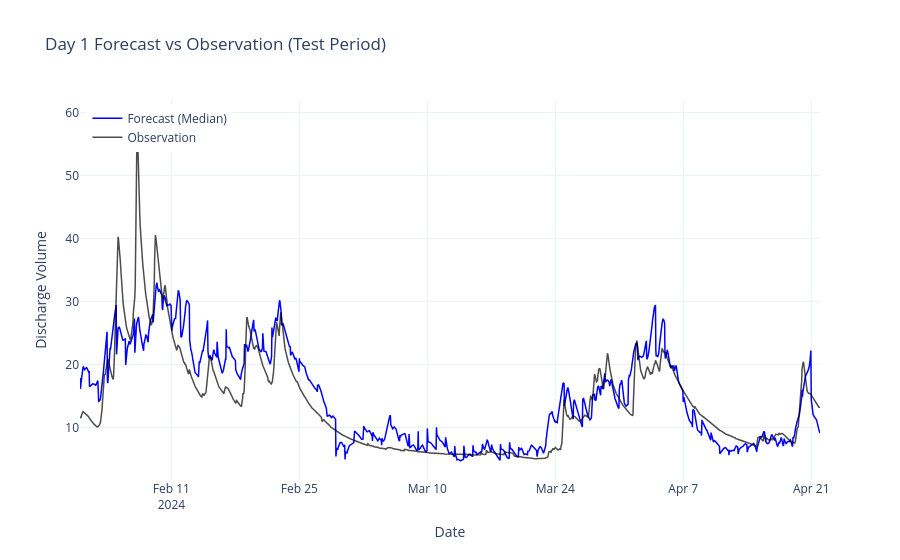
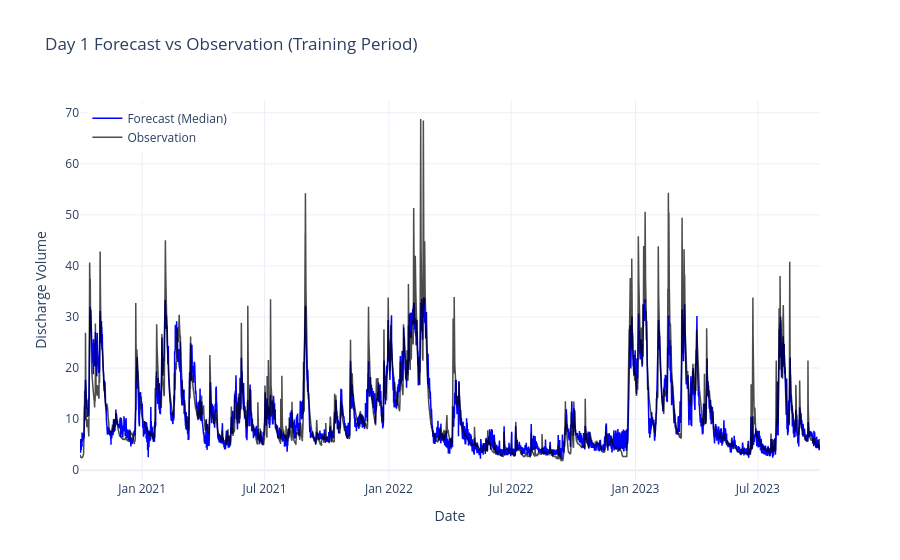

Notebook code for these charts, in order:
### Code cell
def process_results(run_dir, period, basin="DE2"):
    """Load and process results for a given period."""
    results_files = list(run_dir.glob(f"{period}/*/{period}_results.p"))
    if not results_files:
        raise FileNotFoundError(f"Could not find {period}_results.p in {run_dir}")
    
    results_file = results_files[0]
    print(f"Loading {period} results from: {results_file}")
    
    with open(results_file, "rb") as fp:
        results = pickle.load(fp)
        
    if basin not in results:
        basin = list(results.keys())[0]
        print(f"Basin {basin} not found, using: {basin}")
        
    ds = results[basin]['1h']['xr']
    
    # Process probabilistic or deterministic
    if 'samples' in ds.dims:
        print(f"Processing probabilistic {period} results...")
        quantiles = [0.05, 0.25, 0.5, 0.75, 0.95]
        ds_q = ds['discharge_vol_sim'].quantile(quantiles, dim='samples')
        df_q = ds_q.to_dataframe().reset_index()
        df_q = df_q.pivot(index=['date', 'time_step'], columns='quantile', values='discharge_vol_sim')
        df_q.columns = [f'q{int(q*100):02d}' for q in df_q.columns]
        df_q = df_q.reset_index()
        df_obs = ds['discharge_vol_obs'].to_dataframe().reset_index()
        df = pd.merge(df_q, df_obs, on=['date', 'time_step'], how='left')
        df['discharge_vol_sim'] = df['q50']
    else:
        print(f"Processing deterministic {period} results...")
        df = ds.to_dataframe().dropna().reset_index()
        
    # Calculate dates
    # date in ds is forecast_end_date
    df = df.rename(columns={'date': 'forecast_end_date'})
    
    # Use forecast horizon from config if available, else default to 240
    horizon = cfg.forecast_seq_length if 'cfg' in locals() else 240
    
    df["issue_date"] = df["forecast_end_date"] - pd.to_timedelta(horizon, unit="h")
    df["date"] = df["forecast_end_date"] + pd.to_timedelta(df["time_step"], unit="h")
    
    return df

def get_day_1_series(df):
    """Extracts the first 24 steps (Day 1) from each forecast issue."""
    df_sorted = df.sort_values(['issue_date', 'time_step'])
    day_1 = df_sorted.groupby('issue_date').head(24)
    day_1 = day_1.sort_values('date')
    return day_1

def plot_interactive_forecast(df, title):
    fig = go.Figure()
    
    # Add 90% CI
    if 'q05' in df.columns and 'q95' in df.columns:
        fig.add_trace(go.Scatter(
            x=pd.concat([df['date'], df['date'][::-1]]),
            y=pd.concat([df['q95'], df['q05'][::-1]]),
            fill='toself',
            fillcolor='rgba(0, 0, 255, 0.1)',
            line=dict(color='rgba(255,255,255,0)'),
            hoverinfo="skip",
            showlegend=True,
            name='90% CI'
        ))

    # Add 50% CI
    if 'q25' in df.columns and 'q75' in df.columns:
        fig.add_trace(go.Scatter(
            x=pd.concat([df['date'], df['date'][::-1]]),
            y=pd.concat([df['q75'], df['q25'][::-1]]),
            fill='toself',
            fillcolor='rgba(0, 0, 255, 0.2)',
            line=dict(color='rgba(255,255,255,0)'),
            hoverinfo="skip",
            showlegend=True,
            name='50% CI'
        ))
    
    # Add Simulation Trace
    fig.add_trace(go.Scatter(
        x=df['date'], 
        y=df['discharge_vol_sim'],
        mode='lines',
        name='Forecast (Median)',
        line=dict(color='blue', width=1.5)
    ))
    
    # Add Observation Trace
    if 'discharge_vol_obs' in df.columns:
        fig.add_trace(go.Scatter(
            x=df['date'], 
            y=df['discharge_vol_obs'],
            mode='lines',
            name='Observation',
            line=dict(color='black', width=1.5, dash='solid'),
            opacity=0.7
        ))
    
    fig.update_layout(
        title=title,
        xaxis_title='Date',
        yaxis_title='Discharge Volume',
        template='plotly_white',
        hovermode='x unified',
        legend=dict(yanchor="top", y=0.99, xanchor="left", x=0.01)
    )
    fig.show()

# Process and Plot Test Results
sim_test = process_results(latest_run_dir, "test")
day_1_test = get_day_1_series(sim_test)
plot_interactive_forecast(day_1_test, f'Day 1 Forecast vs Observation (Test Period)')

# Process and Plot Train Results
sim_train = process_results(latest_run_dir, "train")
day_1_train = get_day_1_series(sim_train)
plot_interactive_forecast(day_1_train, f'Day 1 Forecast vs Observation (Training Period)')

### Figure 1 — Plotly figure (JSON) as saved in the notebook; plotly's stock layout.template omitted (floating-point values rounded to 4 significant figures; data arrays with more than 128 entries replaced by an {"elided": "..."} marker saying what was removed)
{"data": [{"line": {"color": "blue", "width": 1.5}, "mode": "lines", "name": "Forecast (Median)", "type": "scatter", "x": {"elided": "1944 str values"}, "y": {"elided": "1944 float values"}}, {"line": {"color": "black", "dash": "solid", "width": 1.5}, "mode": "lines", "name": "Observation", "opacity": 0.7, "type": "scatter", "x": {"elided": "1944 str values"}, "y": {"elided": "1944 float values"}}], "layout": {"hovermode": "x unified", "legend": {"x": 0.01, "xanchor": "left", "y": 0.99, "yanchor": "top"}, "title": {"text": "Day 1 Forecast vs Observation (Test Period)"}, "xaxis": {"title": {"text": "Date"}}, "yaxis": {"title": {"text": "Discharge Volume"}}}}

### Figure 2 — Plotly figure (JSON) as saved in the notebook; plotly's stock layout.template omitted (floating-point values rounded to 4 significant figures; data arrays with more than 128 entries replaced by an {"elided": "..."} marker saying what was removed)
{"data": [{"line": {"color": "blue", "width": 1.5}, "mode": "lines", "name": "Forecast (Median)", "type": "scatter", "x": {"elided": "26280 str values"}, "y": {"elided": "26280 float values"}}, {"line": {"color": "black", "dash": "solid", "width": 1.5}, "mode": "lines", "name": "Observation", "opacity": 0.7, "type": "scatter", "x": {"elided": "26280 str values"}, "y": {"elided": "26280 float values"}}], "layout": {"hovermode": "x unified", "legend": {"x": 0.01, "xanchor": "left", "y": 0.99, "yanchor": "top"}, "title": {"text": "Day 1 Forecast vs Observation (Training Period)"}, "xaxis": {"title": {"text": "Date"}}, "yaxis": {"title": {"text": "Discharge Volume"}}}}
